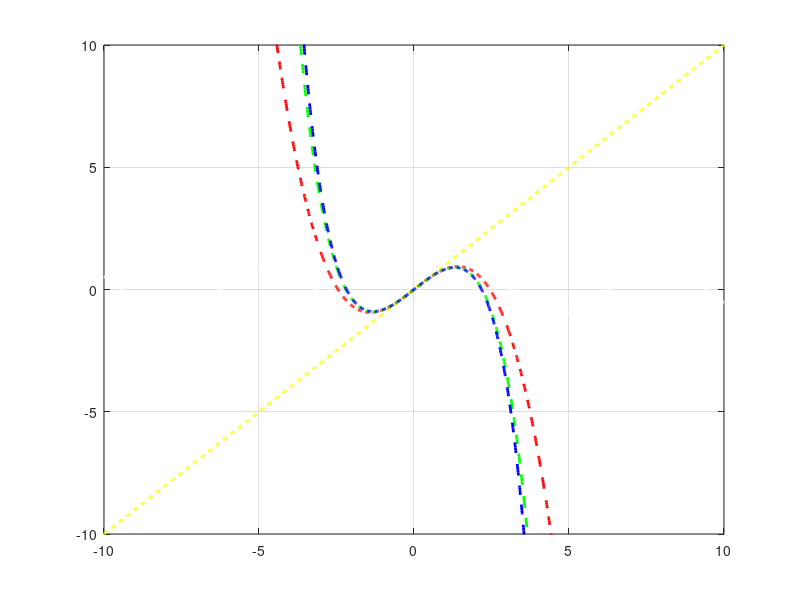
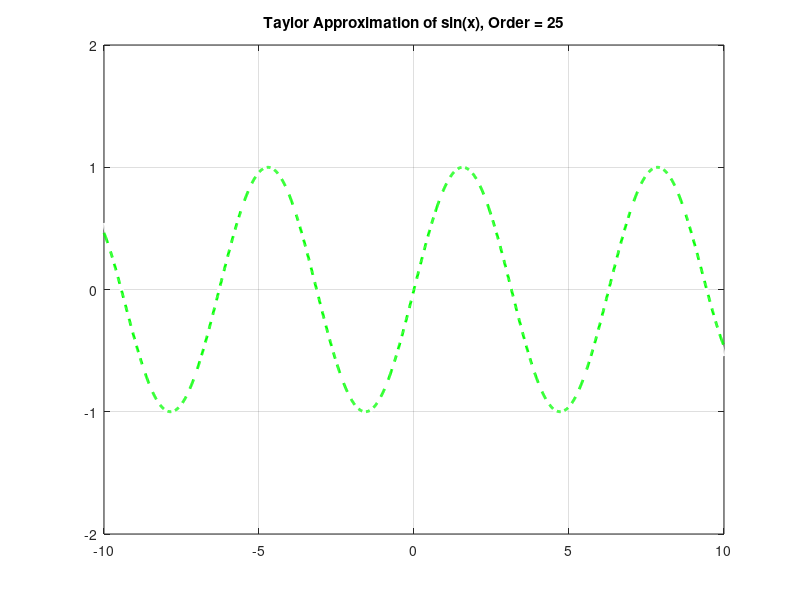

Here is the MATLAB script that generated these plots, in order:
figure(1),clf
x = -10:0.01:10;
y = sin(x);
plot(x,y,'w','LineWidth',2)
axis([-10 10 -10 10])
grid on, hold on

%% First-Order Taylor Expansion

P = [1,0]; % x + 0;
yT1 = polyval(P,x);
plot(x,yT1,'y--','linew',2),hold on

% Third-Order Taylor Expansion

P = [-1/factorial(3) 0 1 0]; % -(1/3!)x^6 + x + 0;
yT3 = polyval(P,x);
plot(x,yT3,'r--','linew',2),hold on

% Fifth-Order Taylor Expansion

P = [-1/factorial(5) 0 -1/factorial(3) 0 1 0];
yT5 = polyval(P,x);
plot(x,yT5,'g--','linew',2),hold on

% Seventh-Order Taylor Expansion

P = [-1/factorial(7) 0 -1/factorial(5) 0 -1/factorial(3) 0 1 0];
yT7 = polyval(P,x);
plot(x,yT7,'b--','linew',2),hold on

%%

clc
clear
close all

x = -10:0.01:10;
y = sin(x);

figure(2),clf
plot(x,y,'w','LineWidth',3)
axis([-10 10 -2 2])
grid on
hold on

h = plot(x,zeros(size(x)),'g--','LineWidth',2);

for n = 1:2:25
    
    yT = zeros(size(x));
    
    for k = 0:(n-1)/2
        yT = yT + ((-1)^k .* x.^(2*k+1))/factorial(2*k+1);
    end
    
    set(h,'YData',yT)
    
    title(['Taylor Approximation of sin(x), Order = ',num2str(n)])
    
    pause(0.8)
end
